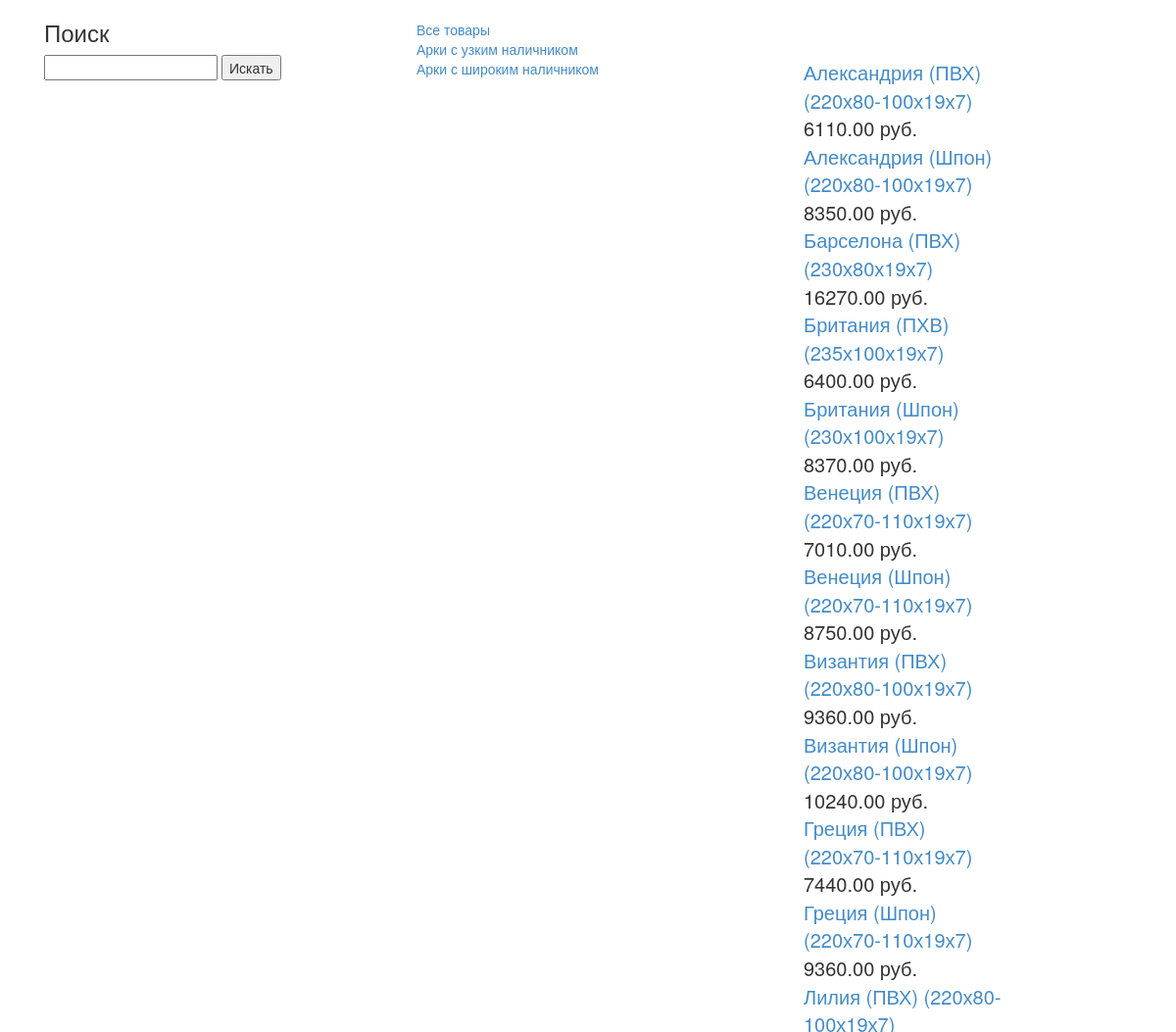
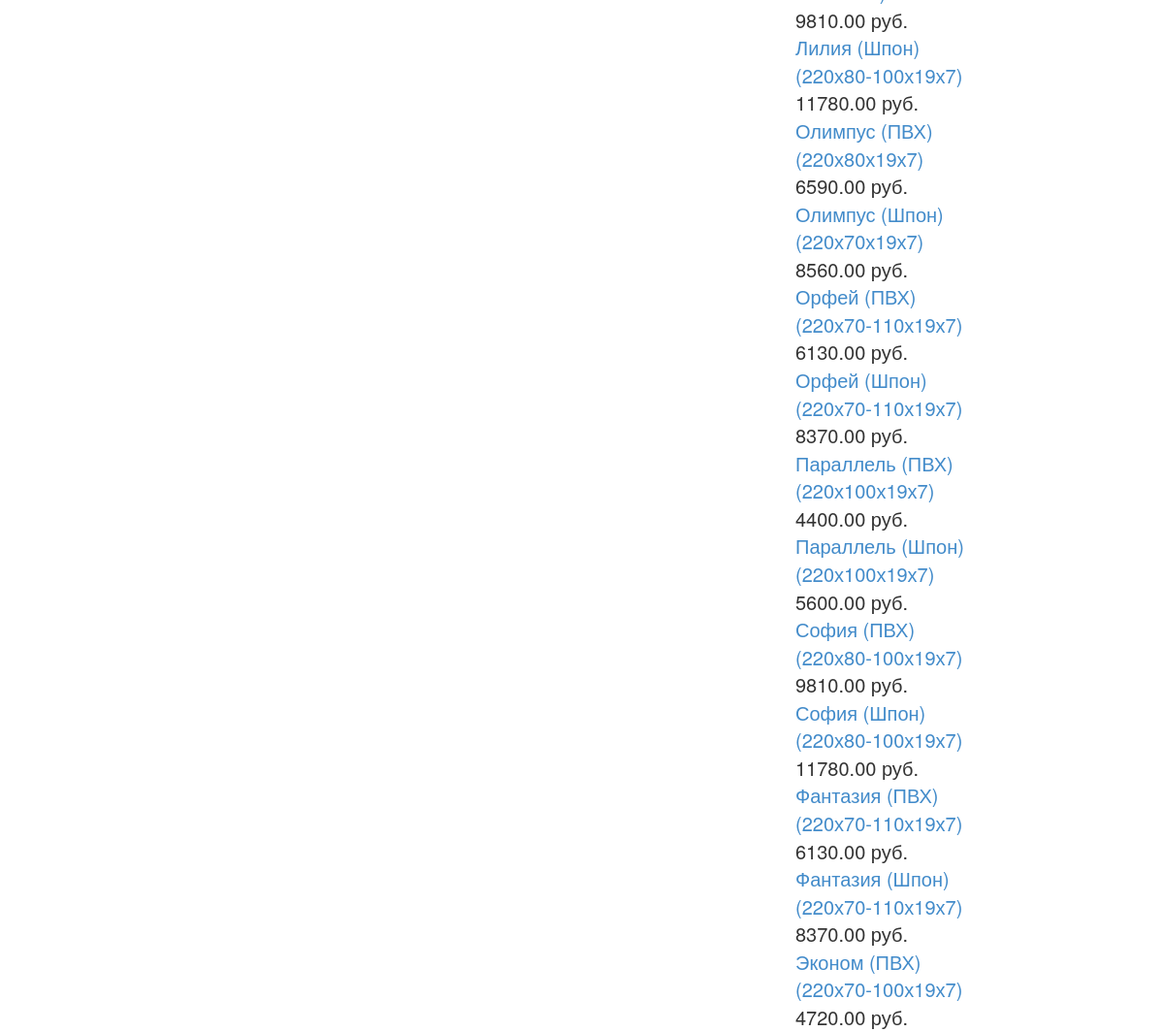
The page /arki-s-uzkim-nalichnikom/ on the database its author committed (2 pictures, top to bottom).
### webapp/models.py (models this page shows, shortened)
class Category(models.Model):
	name = models.CharField(max_length=50, null=True, db_index=True, verbose_name="Категория")
	slug = models.SlugField(max_length=200, null=True, db_index=True, unique=True)
	class Meta:
		ordering = ['name']
		verbose_name = 'Категория'
		verbose_name_plural = 'Категории'
	def get_absolute_url(self):
		return reverse('webapp:ProductListByCategory', args=[self.slug])

class Product(models.Model):
	category = models.ForeignKey(Category, related_name='Product', null=True, verbose_name="Категория")
	name = models.CharField(max_length=50, null=True, db_index=True, verbose_name="Товар")
	slug = models.SlugField(max_length=200, null=True, db_index=True, verbose_name="Ссылка")
	price = models.DecimalField(max_digits=20, null=True, decimal_places=2, verbose_name="Цена")
	description = models.TextField(blank=True, null=True, verbose_name="Описание")
	image=models.ImageField(upload_to='images',null=True, blank=True)
	class Meta:
		ordering = ['name']
		index_together = [
			['id', 'slug']
		]
		verbose_name = 'Товар'
		verbose_name_plural = 'Товары'
	def get_absolute_url(self):
		return reverse('webapp:ProductDetail', args=[self.id, self.slug])

### webapp/views.py (the view)
# urls.py: url(r'^(?P<category_slug>[-\w]+)/$', views.ProductList, name='ProductListByCategory'),
def ProductList(request, category_slug=None):
    category = None
    categories = Category.objects.all()
    products = Product.objects.filter()
    if category_slug:
        category = get_object_or_404(Category, slug=category_slug)
        products = products.filter(category=category)
    return render(request, 'webapp/hfiles/list.html', {
        'category': category,
        'categories': categories,
        'products': products
    })

### webapp/templates/webapp/hfiles/list.html (shortened to what this page needs)
{% extends "webapp/base.html" %}
{% load static %}
{% block content %}
<div class="col-lg-4">
<h3> Поиск </h3>
<form action="/search" method="GET">
  <input type="text" id="search" name="search" />
  <button>Искать</button>
</form>
</div>
<div id="sidebar" class="col-lg-4">
<br>
<a href="/">Все товары</a>
<br>
{% for cat in categories %}
  <a href="{{cat.get_absolute_url}}">{{ cat.name }}</a>
  <br>
{% endfor %}
</div>
<div id="main" class="product_list col-lg-4">
  {% for product in products %}
  <div class="product-detail">
    <div class="col-sm-8">
    <a href="{{ product.get_absolute_url }}"
          </a>
      <a href="{{ product.get_absolute_url }}">{{ product.name }}</a><br>
          {{ product.price }} руб.
    </div>
  </div>
  {% endfor %}
</div>
{% endblock %}

### webapp/static/css/style.css (style rules this page uses)
.product-detail { font-weight: 400; font-size: 20px; margin-top: 60px; }

### rows shown on the page
Category: name "Арки с узким наличником"
Category: name "Арки с широким наличником"
Product: name "Александрия (ПВХ) (220х80-100х19х7)", price "6110.00"
Product: name "Александрия (Шпон) (220х80-100х19х7)", price "8350.00"
Product: name "Барселона (ПВХ) (230х80х19х7)", price "16270.00"
Product: name "Британия (ПХВ) (235х100х19х7)", price "6400.00"
Product: name "Британия (Шпон) (230х100х19х7)", price "8370.00"
Product: name "Венеция (ПВХ) (220х70-110х19х7)", price "7010.00"
Product: name "Венеция (Шпон) (220х70-110х19х7)", price "8750.00"
Product: name "Византия (ПВХ) (220х80-100х19х7)", price "9360.00"
Product: name "Византия (Шпон) (220х80-100х19х7)", price "10240.00"
Product: name "Греция (ПВХ) (220х70-110х19х7)", price "7440.00"
Product: name "Греция (Шпон) (220х70-110х19х7)", price "9360.00"
Product: name "Лилия (ПВХ) (220х80-100х19х7)", price "9810.00"
Product: name "Лилия (Шпон) (220х80-100х19х7)", price "11780.00"
Product: name "Олимпус (ПВХ) (220х80х19х7)", price "6590.00"
Product: name "Олимпус (Шпон) (220х70х19х7)", price "8560.00"
Product: name "Орфей (ПВХ) (220х70-110х19х7)", price "6130.00"
Product: name "Орфей (Шпон) (220х70-110х19х7)", price "8370.00"
Product: name "Параллель (ПВХ) (220х100х19х7)", price "4400.00"
Product: name "Параллель (Шпон) (220х100х19х7)", price "5600.00"
Product: name "София (ПВХ) (220х80-100х19х7)", price "9810.00"
Product: name "София (Шпон) (220х80-100х19х7)", price "11780.00"
Product: name "Фантазия (ПВХ) (220х70-110х19х7)", price "6130.00"
Product: name "Фантазия (Шпон) (220х70-110х19х7)", price "8370.00"
Product: name "Эконом (ПВХ) (220х70-100х19х7)", price "4720.00"
